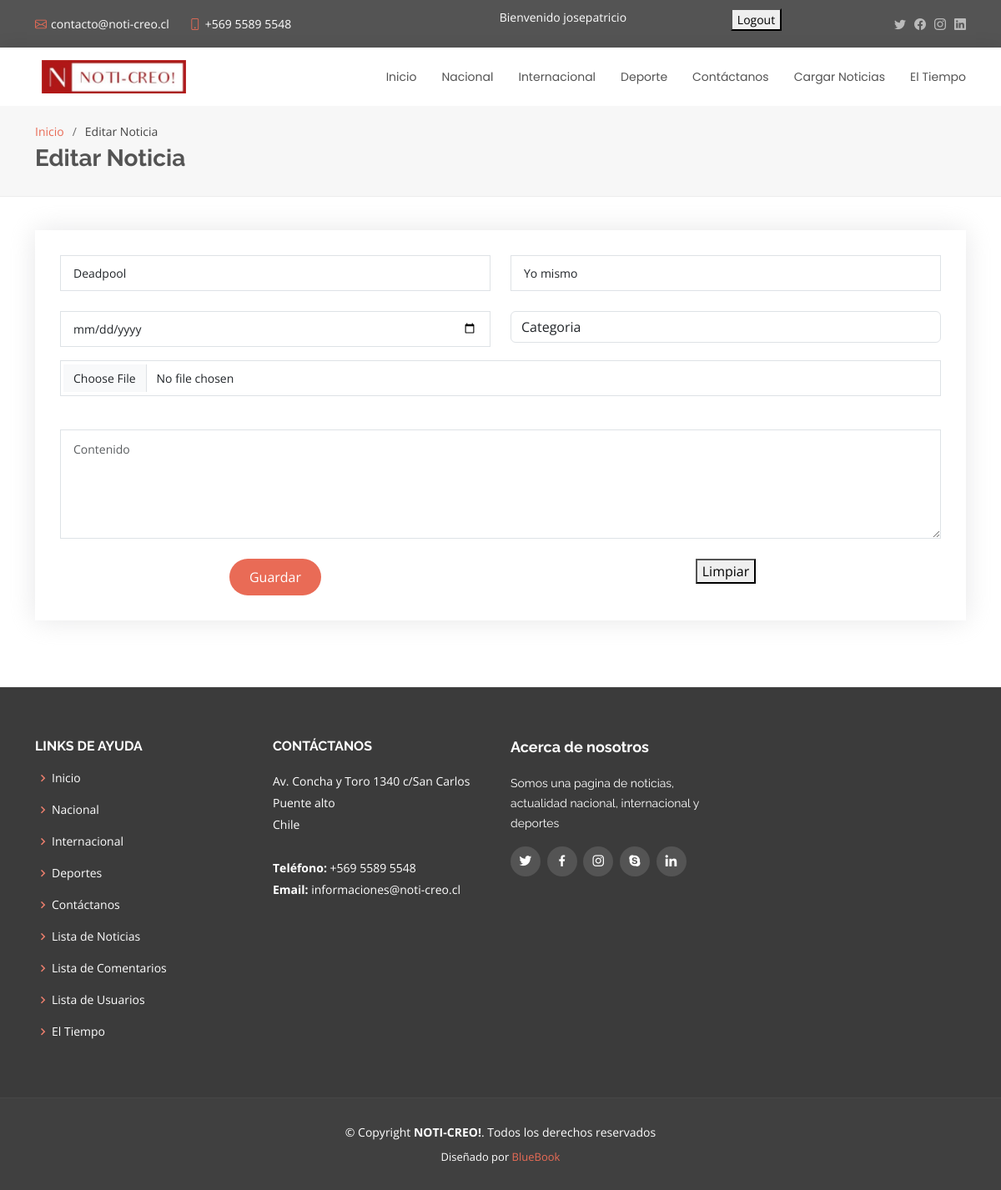
Screenshot of /editarNoticia/5 (signed in) with the database file from the repository.
### core/models.py (models this page shows, shortened)
class Noticia(models.Model):
    TIPO_CATEGORIA = (
        (1, 'Nacional'),
        (2, 'Internacional'),
        (3, 'Deportes')
    )
    titulo = models.CharField(max_length=50)
    autor = models.CharField(max_length=50)
    fechaPubl = models.DateField()
    categoria = models.IntegerField(choices=TIPO_CATEGORIA)
    imagen = models.ImageField(upload_to='media/')
    contenido = models.TextField(max_length=250)

### core/views.py (the view)
# urls.py: path("editarNoticia/<str:pk>", editarNoticia, name="editarNoticia"),
def editarNoticia(request, pk):
    if 'usuario' in request.session:
        usuario = request.session['usuario']
        try:
            noticia = Noticia.objects.get(id=pk)
            context = {
                'noticia' : noticia,
                'usuario': usuario
            }
            return render(request, 'core/editarNoticia.html', context)
        except:
            mensaje = 'Noticia no existe!!!'
            noticias = Noticia.objects.all()
            context = {
                'noticias' : noticias,
                'mensaje' : mensaje,
                'usuario': usuario
            }
            return render(request, 'core/listarNoticia.html', context)
    return HttpResponseRedirect('/accounts/login/')

### core/templates/core/editarNoticia.html (shortened to what this page needs)
{% load static %}
<!DOCTYPE html>
<html lang="en">
<head>
  <link href="{% static 'vendor/animate.css/animate.min.css'%}" rel="stylesheet">
  <link href="{% static 'vendor/bootstrap/css/bootstrap.min.css'%}" rel="stylesheet">
  <link href="{% static 'vendor/bootstrap-icons/bootstrap-icons.css'%}" rel="stylesheet">
  <link href="{% static 'vendor/boxicons/css/boxicons.min.css'%}" rel="stylesheet">
  <link href="{% static 'vendor/glightbox/css/glightbox.min.css'%}" rel="stylesheet">
  <link href="{% static 'vendor/swiper/swiper-bundle.min.css'%}" rel="stylesheet">
  <link href="{% static 'css/style.css'%}" rel="stylesheet">
</head>
<body>
  <section id="topbar" class="d-flex align-items-center">
    <div class="container d-flex justify-content-center justify-content-md-between">
      <div class="contact-info d-flex align-items-center">
        <i class="bi bi-envelope d-flex align-items-center"><a href="https://www.gmail.com/">contacto@noti-creo.cl</a></i>
        <i class="bi bi-phone d-flex align-items-center ms-4"><span>+569 5589 5548</span></i>
      </div>
      <br>
      {% if usuario %}
        <p style="color:white;"> Bienvenido {{ usuario }} </p>
      <form action="{% url 'logout' %}" method="post">
        <button type="submit">Logout</button>
      </form>
      {% endif %}
      <div class="social-links d-none d-md-flex align-items-center">
        <a href="#" class="twitter"><i class="bi bi-twitter"></i></a>
        <a href="#" class="facebook"><i class="bi bi-facebook"></i></a>
        <a href="#" class="instagram"><i class="bi bi-instagram"></i></a>
        <a href="#" class="linkedin"><i class="bi bi-linkedin"></i></a>
      </div>
    </div>
  </section>
  <header id="header" class="d-flex align-items-center">
    <div class="container d-flex justify-content-between align-items-center">
      <div class="logo">
        <h1><img src="{% static 'img/logoNoti.jpeg'%}" alt=""></h1>
      </div>
      <nav id="navbar" class="navbar">
        <ul>
            <li><a href="{% url 'inicio'%}">Inicio</a></li>
            <li><a href="{% url 'nacional'%}">Nacional</a></li>
            <li><a href="{% url 'internacional'%}">Internacional</a></li>
            <li><a href="{% url 'deporte'%}">Deporte</a></li>
            <li><a href="{% url 'contactoForm'%}">Contáctanos</a></li>
            <li><a href="{% url 'cargaNoticia'%}">Cargar Noticias</a></li>
            <li><a href="{% url 'clima'%}">El Tiempo</a></li>
        </ul>
      </nav>
    </div>
  </header>
  <section id="breadcrumbs" class="breadcrumbs">
    <div class="container">
      <ol>
        <li><a href="{% url 'inicio'%}">Inicio</a></li>
        <li>Editar Noticia</li>
      </ol>
      <h2>Editar Noticia</h2>
    </div>
  </section>
  <section id="contact" class="contact">
    <div class="container">
      <div class="row">
        <div class="">
          <form action="/actualizaNoticia" method="POST" enctype="multipart/form-data" role="form" class="php-email-form" data-parsley-validate>
            <div class="row">
              <div class="col-md-6 form-group">
                <input type="text" id="titulo" class="form-control"  name="titulo" placeholder="Titulo" value="{{noticia.titulo}}" required data-parsley-length="[2, 25]">
              </div>
              <div class="col-md-6 form-group">
                <input type="text" id="autor" class="form-control"  name="autor" placeholder="Autor" value="{{noticia.autor}}" required data-parsley-length="[2, 25]">
              </div>
            </div>
            <br>
            <div class="row">
              <div class="col-md-6 form-group">
                <input type="date" name="fecha" class="form-control" id="fecha" min="1920-01-01" max="2024-05-20" placeholder="Tu Teléfono" value="{{noticia.fechaPubl}}" required data-parsley-pattern="^[0-9]+$">
              </div>
              <div class="col-md-6 form-group">
                <select id="categoria" class="form-control" required data-parsley-required>
                  <option selected>Categoria</option>
                </select>
              </div>
            </div>
            <div class="row">
              <div class="form-group mt-3">
                <input type="file" id="image" accept="image/*" class="form-control" name="image" placeholder="Enlaces" required>
              </div>
            </div>
            <br>
            <div class="form-group mt-3">
              <textarea class="form-control" name="contenido" rows="5" placeholder="Contenido" value="{{noticia.autor}}" required data-parsley-length="[50, 250]"></textarea>
            </div>
            <br>
            <div class="row">
              <div class="text-center col-sm-6"><button type="submit">Guardar</button></div>
              <div class="text-center col-sm-6"><button type="reset">Limpiar</button></div>
            </div>
          </form>
        </div>
      </div>
    </div>
  </section>
  <footer id="footer">
    <div class="footer-top">
      <div class="container">
        <div class="row">
          <div class="col-lg-3 col-md-6 footer-links">
            <h4>Links de ayuda</h4>
            <ul>
              <li><i class="bx bx-chevron-right"></i> <a href="{% url 'inicio'%}">Inicio</a></li>
              <li><i class="bx bx-chevron-right"></i> <a href="{% url 'nacional'%}">Nacional</a></li>
              <li><i class="bx bx-chevron-right"></i> <a href="{% url 'internacional'%}">Internacional</a></li>
              <li><i class="bx bx-chevron-right"></i> <a href="{% url 'deporte'%}">Deportes</a></li>
              <li><i class="bx bx-chevron-right"></i> <a href="{% url 'contactoForm'%}">Contáctanos</a></li>
              <li><i class="bx bx-chevron-right"></i> <a href="{% url 'listarNoticia'%}">Lista de Noticias</a></li>
              <li><i class="bx bx-chevron-right"></i> <a href="{% url 'listarComentario'%}">Lista de Comentarios</a></li>
              <li><i class="bx bx-chevron-right"></i> <a href="{% url 'listarUsuario'%}">Lista de Usuarios</a></li>
              <li><i class="bx bx-chevron-right"></i> <a href="{% url 'clima'%}">El Tiempo</a></li>
            </ul>
          </div>
          <div class="col-lg-3 col-md-6 footer-contact">
            <h4>Contáctanos</h4>
            <p>
              Av. Concha y Toro 1340 c/San Carlos
              Puente alto<br>
              Chile <br><br>
              <strong>Teléfono:</strong> +569 5589 5548<br>
              <strong>Email:</strong> informaciones@noti-creo.cl<br>
            </p>
          </div>
          <div class="col-lg-3 col-md-6 footer-info">
            <h3>Acerca de nosotros</h3>
            <p>Somos una pagina de noticias, actualidad nacional, internacional y deportes</p>
            <div class="social-links mt-3">
              <a href="#" class="twitter"><i class="bx bxl-twitter"></i></a>
              <a href="#" class="facebook"><i class="bx bxl-facebook"></i></a>
              <a href="#" class="instagram"><i class="bx bxl-instagram"></i></a>
              <a href="#" class="google-plus"><i class="bx bxl-skype"></i></a>
              <a href="#" class="linkedin"><i class="bx bxl-linkedin"></i></a>
            </div>
          </div>
        </div>
      </div>
    </div>
    <div class="container">
      <div class="copyright">
        &copy; Copyright <strong><span>NOTI-CREO!</span></strong>. Todos los derechos reservados
      </div>
      <div class="credits">
        Diseñado por <a href="https://bootstrapmade.com/">BlueBook</a>
      </div>
    </div>
  </footer>
</body>
</html>

### core/static/css/style.css (style rules this page uses)
body { font-family: "Open Sans", sans-serif; color: #444444; }
a { color: #e96b56; text-decoration: none; }
h1, h2, h3, h4, h5, h6 { font-family: "Raleway", sans-serif; }
#topbar { background: #545454; padding: 10px 0; font-size: 14px; }
#topbar .contact-info i { font-style: normal; color: #e96b56; }
#topbar .contact-info i a, #topbar .contact-info i span { padding-left: 5px; color: #fff; }
#topbar .contact-info i a { line-height: 0; transition: 0.3s; }
#topbar .social-links a { color: #bababa; line-height: 0; transition: 0.3s; margin-left: 10px; }
#header { height: 70px; transition: all 0.5s; z-index: 997; transition: all 0.5s; background: #fff; box-shadow: 0px 0px 20px 0px rgba(0, 0, 0, 0.1); }
#header .logo h1 { font-size: 26px; padding: 0 0 0 8px; margin: 11px 0; line-height: 1; font-weight: 700; letter-spacing: 1px; text-transform: uppercase; font-family: "Poppins", sans-serif; }
#header .logo img { padding: 0; margin: 0; max-height: 40px; }
.navbar { padding: 0; }
.navbar ul { margin: 0; padding: 0; display: flex; list-style: none; align-items: center; }
.navbar li { position: relative; }
.navbar a, .navbar a:focus { display: flex; align-items: center; justify-content: space-between; padding: 10px 0 10px 30px; font-family: "Poppins", sans-serif; font-size: 14px; color: #545454; white-space: nowrap; transition: 0.3s; }
section { padding: 0 0 80px 0; }
.breadcrumbs { padding: 20px 0 20px 0; background: #f7f7f7; border-bottom: 1px solid #ededed; margin-bottom: 40px; }
.breadcrumbs h2 { font-size: 28px; font-weight: 700; color: #545454; }
.breadcrumbs ol { display: flex; flex-wrap: wrap; list-style: none; padding: 0 0 5px 0; margin: 0; font-size: 14px; }
.breadcrumbs ol li+li { padding-left: 10px; }
.breadcrumbs ol li+li::before { display: inline-block; padding-right: 10px; color: #6e6e6e; content: "/"; }
.contact .php-email-form { box-shadow: 0 0 30px rgba(214, 215, 216, 0.6); padding: 30px; }
.contact .php-email-form input, .contact .php-email-form textarea { border-radius: 0; box-shadow: none; font-size: 14px; }
.contact .php-email-form input { padding: 10px 15px; }
.contact .php-email-form textarea { padding: 12px 15px; }
.contact .php-email-form button[type=submit] { background: #e96b56; border: 0; border-radius: 50px; padding: 10px 24px; color: #fff; transition: 0.4s; }
#footer { background: #404040; padding: 0 0 30px 0; color: #fff; font-size: 14px; }
#footer .footer-top { background: #3b3b3b; border-top: 1px solid #474747; border-bottom: 1px solid #474747; padding: 60px 0 30px 0; }
#footer .footer-top .footer-info { margin-bottom: 30px; }
#footer .footer-top .footer-info h3 { font-size: 18px; margin: 0 0 20px 0; padding: 2px 0 2px 0; line-height: 1; font-weight: 700; }
#footer .footer-top .footer-info p { font-size: 14px; line-height: 24px; margin-bottom: 0; font-family: "Raleway", sans-serif; color: #fff; }
#footer .footer-top .social-links a { font-size: 18px; display: inline-block; background: #545454; color: #fff; line-height: 1; padding: 8px 0; margin-right: 4px; border-radius: 50%; text-align: center; width: 36px; height: 36px; transition: 0.3s; }
#footer .footer-top h4 { font-size: 16px; font-weight: bold; color: #fff; text-transform: uppercase; position: relative; padding-bottom: 12px; }
#footer .footer-top .footer-links { margin-bottom: 30px; }
#footer .footer-top .footer-links ul { list-style: none; padding: 0; margin: 0; }
#footer .footer-top .footer-links ul i { padding-right: 2px; color: #ec7f6d; font-size: 18px; line-height: 1; }
#footer .footer-top .footer-links ul li { padding: 10px 0; display: flex; align-items: center; }
#footer .footer-top .footer-links ul li:first-child { padding-top: 0; }
#footer .footer-top .footer-links ul a { color: #fff; transition: 0.3s; display: inline-block; line-height: 1; }
#footer .footer-top .footer-contact { margin-bottom: 30px; }
#footer .footer-top .footer-contact p { line-height: 26px; }
#footer .copyright { text-align: center; padding-top: 30px; }
#footer .credits { padding-top: 10px; text-align: center; font-size: 13px; color: #fff; }

### rows the page displays
Noticia: titulo "Deadpool", autor "Yo mismo", contenido "Contenido"

### other values shown
{{ usuario }} "josepatricio"
